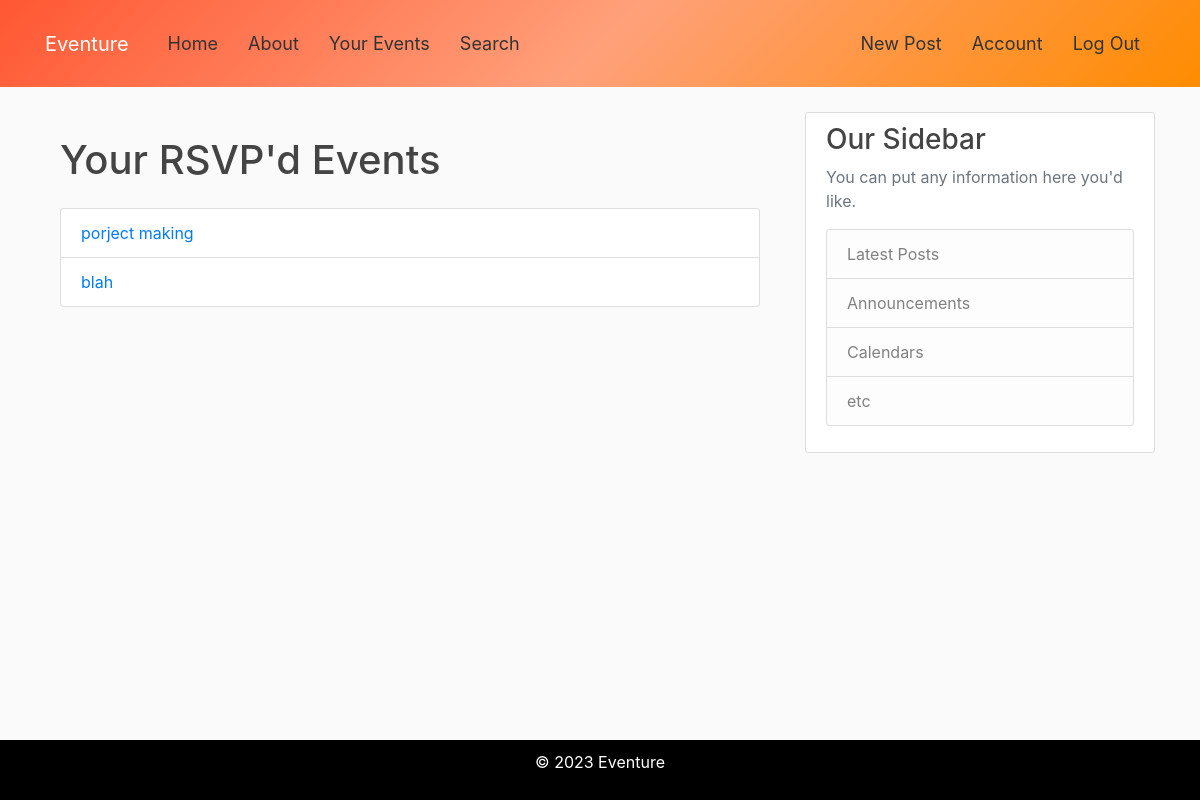
Page /your_events (signed in) on the earlier database version.
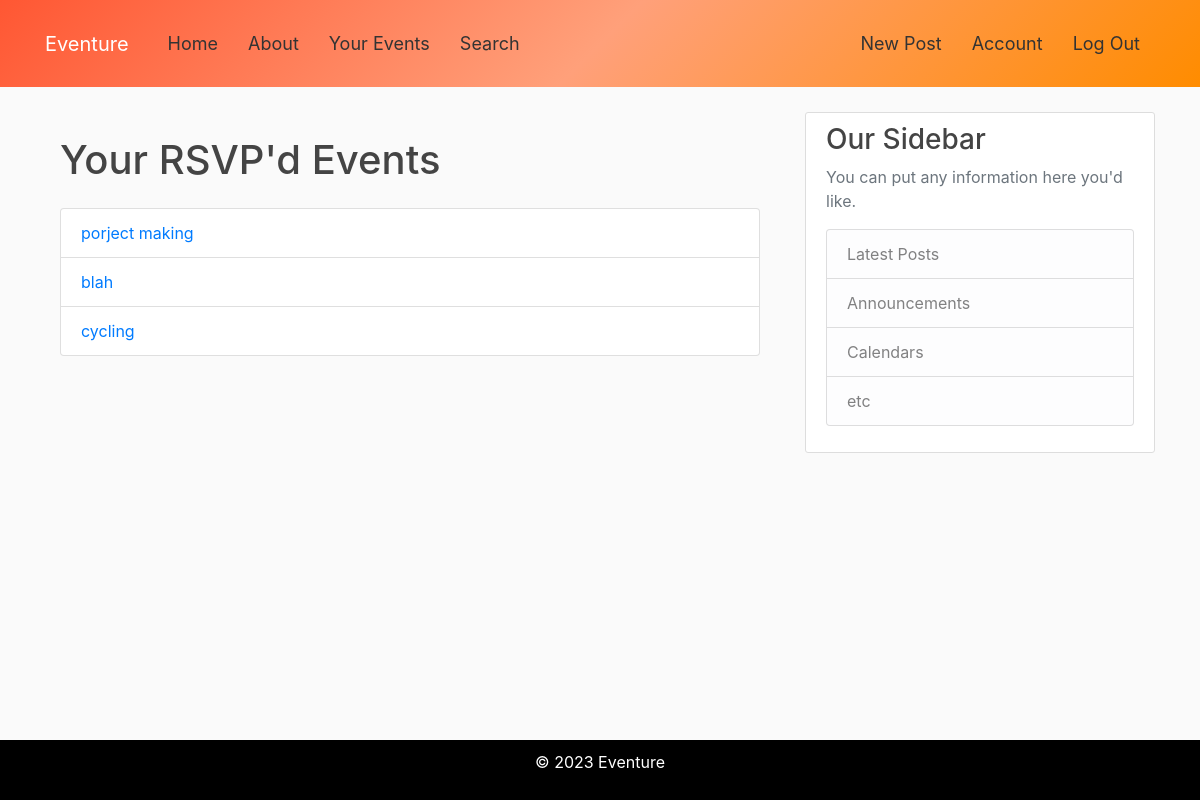
Same page on the later database version.
### flaskBlog/models.py (models this page shows, shortened)
class RSVP(db.Model):
    id = db.Column(db.Integer, primary_key=True)
    user_id = db.Column(db.Integer, db.ForeignKey('user.id'), nullable=False)
    post_id = db.Column(db.Integer, db.ForeignKey('post.id'), nullable=False)
    user = db.relationship('User', foreign_keys=[user_id], backref=db.backref('rsvps', lazy='dynamic'))

class Post(db.Model):
    id = db.Column(db.Integer, primary_key=True)
    title = db.Column(db.String(100), nullable=False)
    date_posted = db.Column(db.DateTime, nullable=False, default=datetime.utcnow)
    content = db.Column(db.Text, nullable=False)
    user_id = db.Column(db.Integer, db.ForeignKey('user.id'), nullable=False)
    rsvps = db.relationship('RSVP', backref='post', lazy=True, cascade='all, delete-orphan')
    time = db.Column(db.String(10), nullable=True)  # Optional time field
    place = db.Column(db.String(100), nullable=True)  # Optional place field
    date = db.Column(db.Date, nullable=True)  # Optional date field
    category = db.Column(db.String(50), nullable=True)  #Optional category field

### flaskBlog/routes.py (the view)
@app.route("/your_events")
@login_required
def your_events():
    rsvps = RSVP.query.filter_by(user_id=current_user.id).all()
    return render_template('your_events.html', title='Your Events', rsvps=rsvps)

### flaskBlog/models.py (called while the page is built)
@login_manager.user_loader
def load_user(user_id):
    return User.query.get(int(user_id))

### flaskBlog/templates/your_events.html
{% extends "layout.html" %}
{% block content %}
  <div class="container">
    <h1 class="my-4">Your RSVP'd Events</h1>
    <ul class="list-group">
      {% if rsvps %}
        {% for rsvp in rsvps %}
          <li class="list-group-item">
            <a href="{{ url_for('post', post_id=rsvp.post.id) }}">{{ rsvp.post.title }}</a>
          </li>
        {% endfor %}
      {% else %}
        <li class="list-group-item">You haven't RSVP'd to any events yet.</li>
      {% endif %}
    </ul>
  </div>
{% endblock %}

Differences in the rows shown:
added RSVP: post "cycling"
